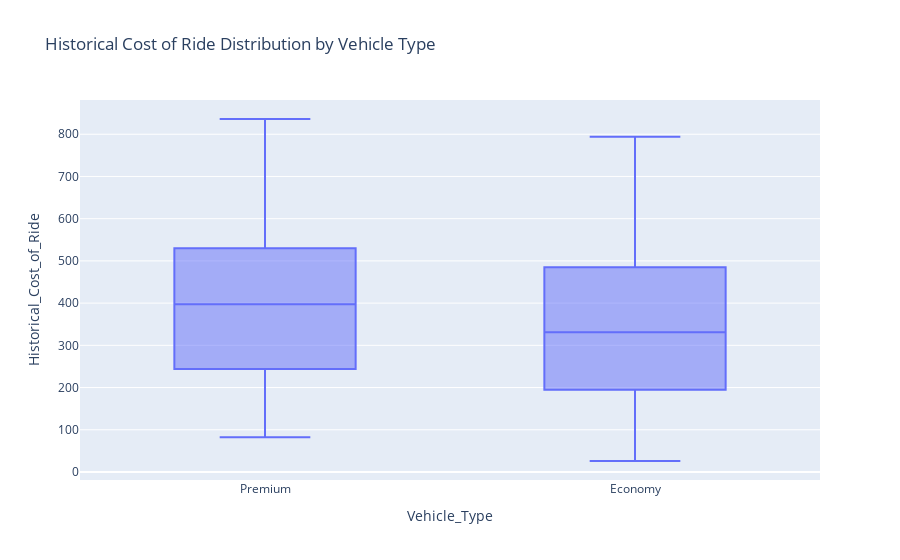

Notebook code cell kept with this figure:
### Code cell
#distribution of the historical cost of rides based on the vehicle type
fig = px.box(data, x='Vehicle_Type', 
             y='Historical_Cost_of_Ride',
             title='Historical Cost of Ride Distribution by Vehicle Type')
fig.show()

### Figure 1 — Plotly figure (JSON) as saved in the notebook; plotly's stock layout.template omitted (floating-point values rounded to 4 significant figures; data arrays with more than 128 entries replaced by an {"elided": "..."} marker saying what was removed)
{"data": [{"alignmentgroup": "True", "hovertemplate": "Vehicle_Type=%{x}<br>Historical_Cost_of_Ride=%{y}<extra></extra>", "legendgroup": "", "marker": {"color": "#636efa"}, "name": "", "notched": false, "offsetgroup": "", "orientation": "v", "showlegend": false, "type": "box", "x": {"elided": "1000 str values"}, "x0": " ", "xaxis": "x", "y": {"elided": "1000 float values"}, "y0": " ", "yaxis": "y"}], "layout": {"boxmode": "group", "legend": {"tracegroupgap": 0}, "title": {"text": "Historical Cost of Ride Distribution by Vehicle Type"}, "xaxis": {"anchor": "y", "domain": [0, 1], "title": {"text": "Vehicle_Type"}}, "yaxis": {"anchor": "x", "domain": [0, 1], "title": {"text": "Historical_Cost_of_Ride"}}}}
